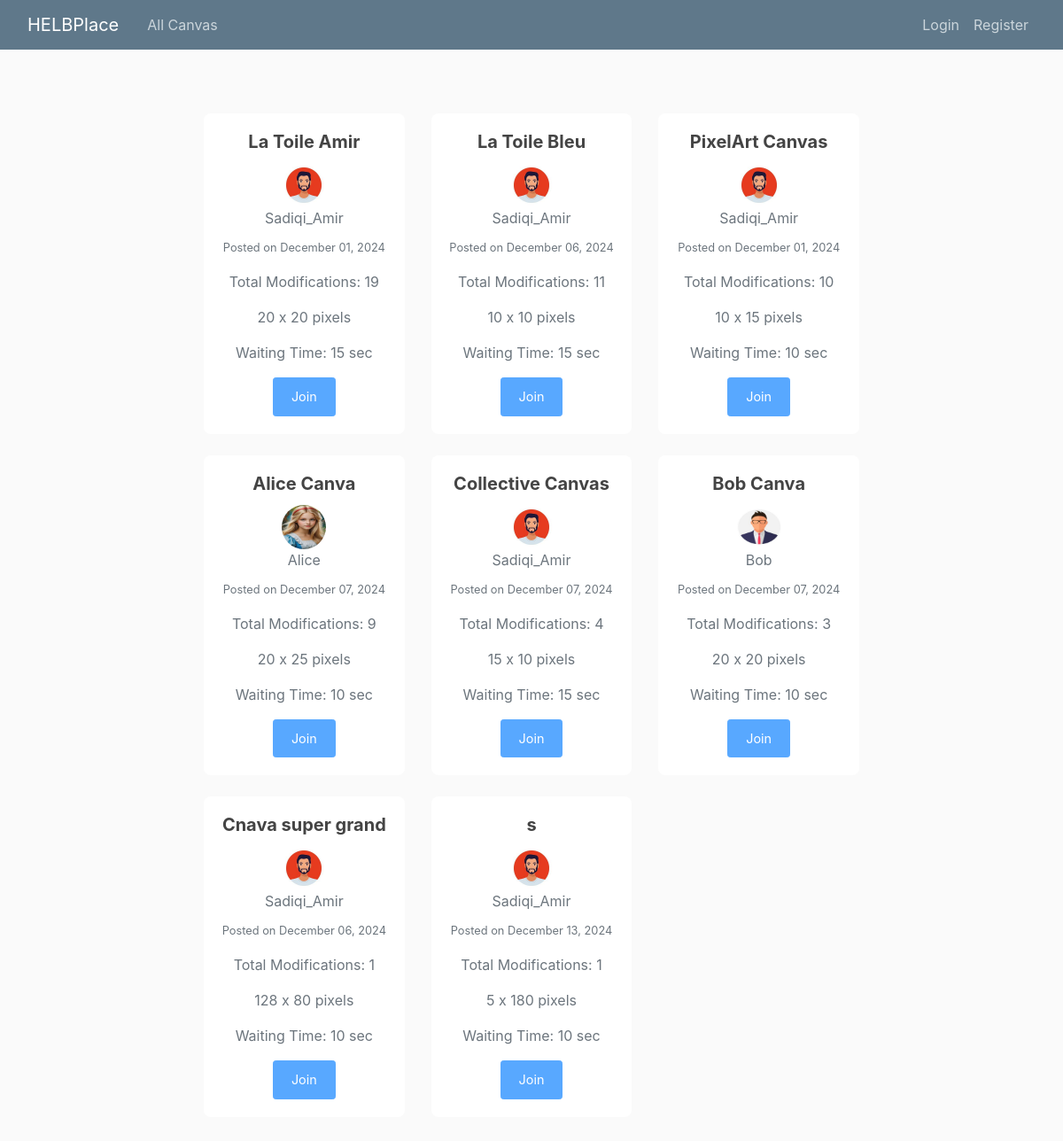
/, run on an earlier commit of the app's database.
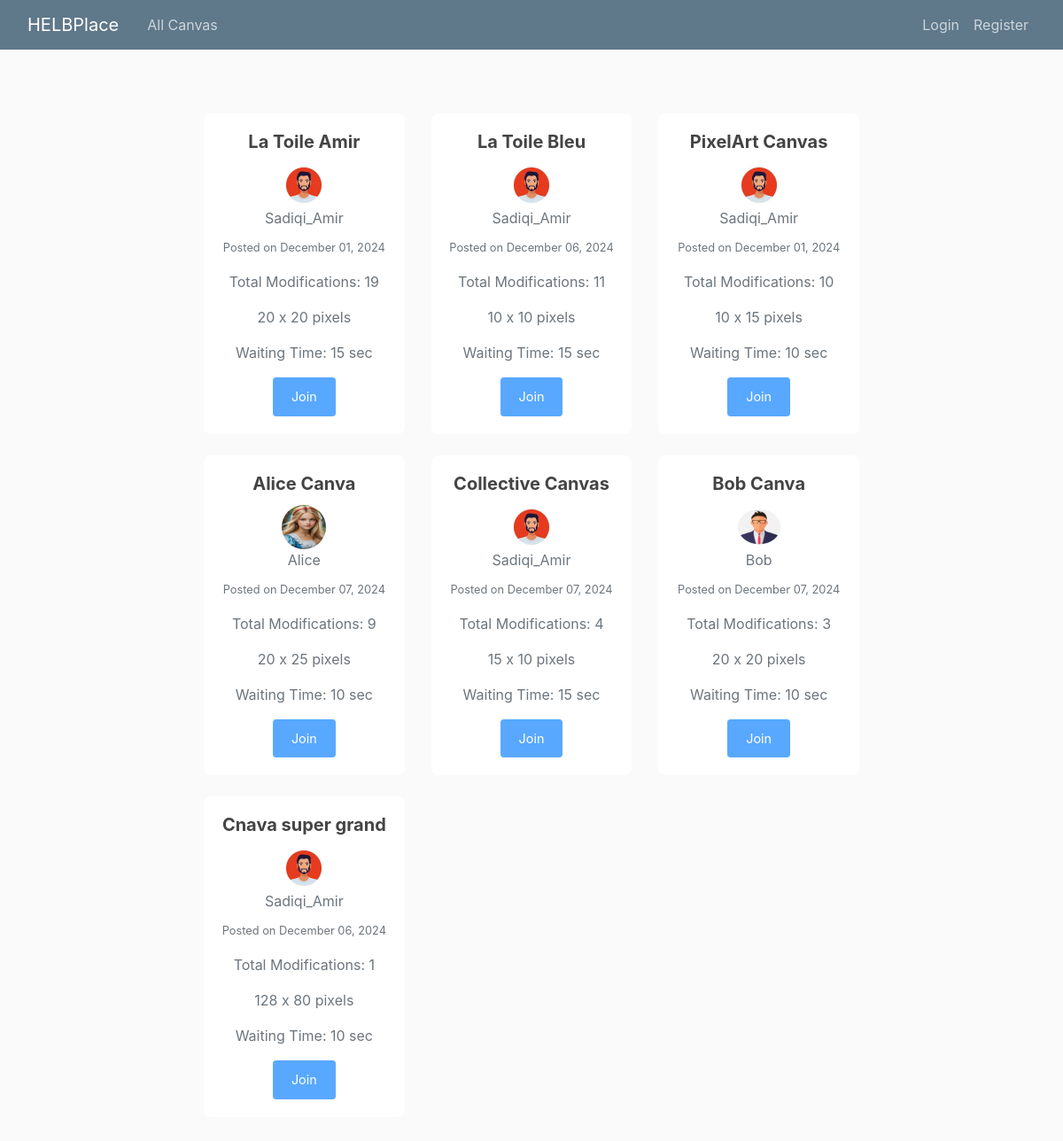
And on a later commit of the database.
### blog/models.py (models this page shows, shortened)
class Canva(models.Model):
    title = models.CharField(max_length=100)
    sizeHeight = models.IntegerField()
    sizeWidth = models.IntegerField()
    timer = models.IntegerField()
    date_posted = models.DateTimeField(default=timezone.now)
    author = models.ForeignKey(User, on_delete=models.CASCADE)

### users/models.py (models this page shows, shortened)
class Profile(models.Model):
    user=models.OneToOneField(User, on_delete=models.CASCADE) # one-to-one relationship with User model and oneToOneField is used to delete theprofile when the user is deleted
    image=models.ImageField(default='default.jpg', upload_to='profile_pics') # image field to store profile picture

### blog/views.py (the view)
# urls.py: path('', views.home, name='home'),
def home(request):
    canvases = Canva.objects.annotate(
        total_modifications=Sum('useraction__modification_count')
    ).order_by('-total_modifications')
    return render(request, 'blog/home.html', {'canvases': canvases})

### blog/templates/blog/home.html (shortened to what this page needs)
{% extends "blog/base.html" %}
{% block content %}
<div class="container my-5">
  <div class="row">
    {% for canva in canvases %}
    <div class="col-md-4 mb-4">
      <div class="card shadow-sm">
        <div class="card-body">
          <h5 class="card-title text-center">{{ canva.title }}</h5>
          <div class="text-center mb-2">
            <img class="rounded-circle" src="{{ canva.author.profile.image.url }}" alt="{{ canva.author }}" style="width: 50px; height: 50px;">
            <p class="text-muted mb-0">{{ canva.author }}</p>
          </div>
          <p class="text-muted text-center"><small>Posted on {{ canva.date_posted|date:"F d, Y" }}</small></p>
          <p class="text-center text-muted">Total Modifications: {{ canva.total_modifications }}</p>
          <p class="text-center text-muted">{{ canva.sizeHeight }} x {{ canva.sizeWidth }} pixels</p>
          <p class="text-center text-muted">Waiting Time: {{ canva.timer }} sec</p>
          <div class="d-flex justify-content-center">
            {% if user.is_authenticated %}
              <a href="{% url 'canva-detail' canva.id %}" class="btn btn-primary btn-sm">Join</a>
            {% else %}
              <button class="btn btn-primary btn-sm" disabled>Join</button>
            {% endif %}
          </div>
        </div>
      </div>
    </div>
    {% endfor %}
  </div>
</div>
{% endblock %}

What changed in the data, as far as the page shows it:
removed Canva: title "s", author.profile.image (picture), author "Sadiqi_Amir", date_posted "December 13, 2024", total_modifications "1", sizeHeight "5", sizeWidth "180", timer "10"
